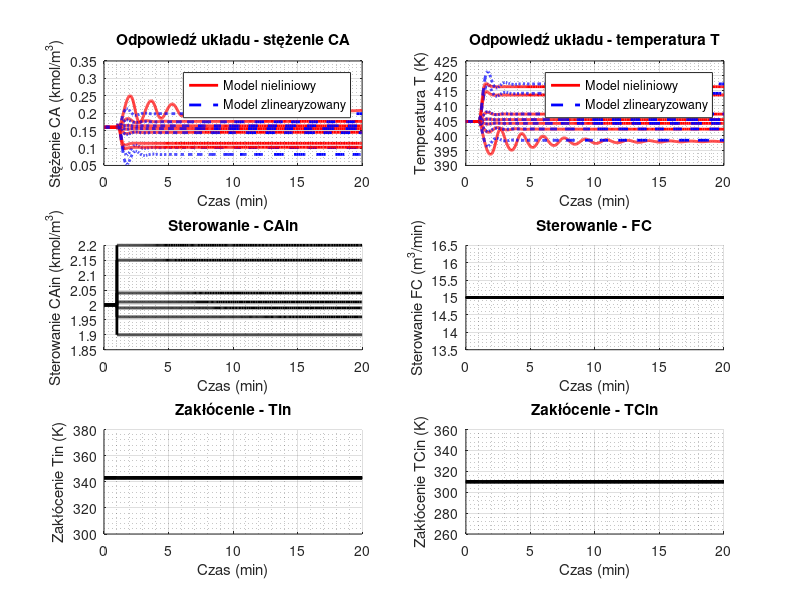
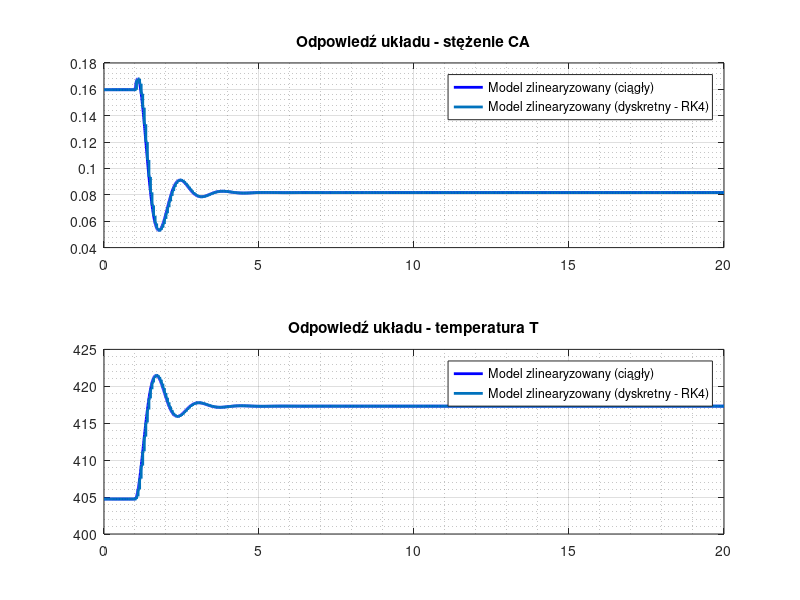
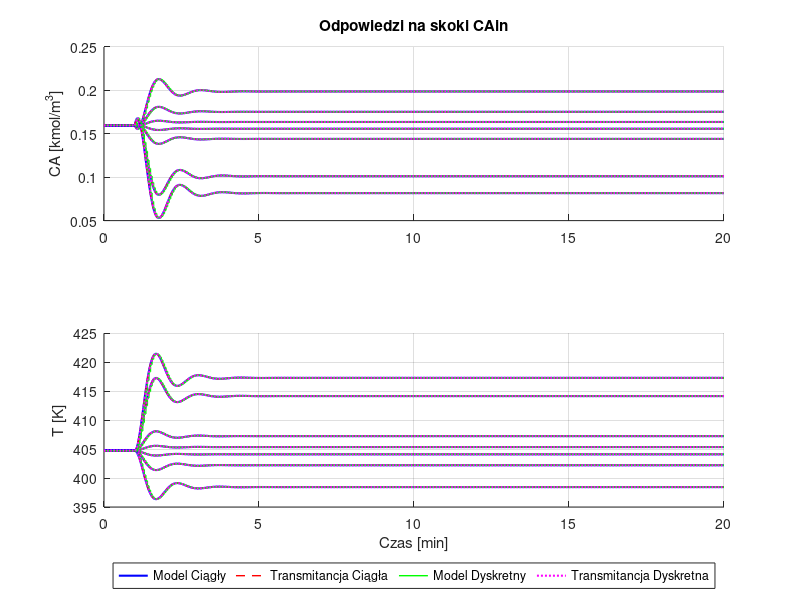
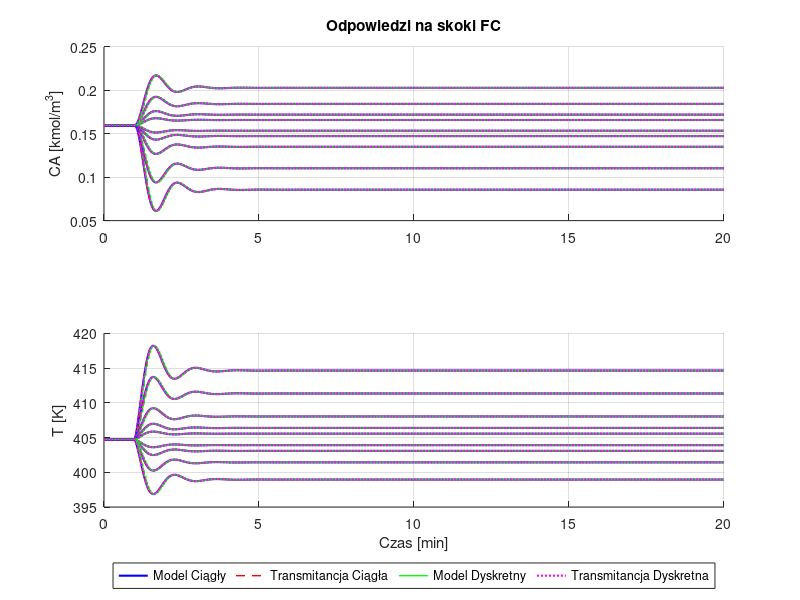

These charts were generated, in order, by the following MATLAB code:
%% objSim.m
% ================================================================================
% Definition of the nonlinear system, and linearization around the operating point.
clear; clc;
format short e;

% Parameters
ro = 1e6; % g/m^3
roc = 1e6; % g/m^3
cp = 1; % cal/(g*K)
cpc = 1; % cal/(g*K)
k0 = 1e10; % 1/min
E_R = 8330.1; % 1/K
h = 130e6; % cal/kmol
a = 0.516e6; % cal/(K*m^3)
b = 0.5; % -

% Constants
% Fin = F, so V is constant
V = 1; % m^3
Fin = 1; % m^3/min
F = 1; % m^3/min

% Controlled variables: CA, T
% Manipulated variables: CAin, FC
% Disturbance variables: Tin, TCin

% State equations
% dCA/dt = f1(CA, T, CAin, FC, Tin, TCin)
% dT/dt = f2(CA, T, CAin, FC, Tin, TCin)
f = @(CA, T, CAin, FC, Tin, TCin) [
    (1/V) * (Fin*CAin - F*CA - V * k0 * exp(-E_R/T) * CA);
    (1/(V*ro*cp)) * (Fin*ro*cp*Tin - F*ro*cp*T + V*h*k0*exp(-E_R/T)*CA - (a * FC^(b+1) / (FC + (a * FC^b) / (2 * roc * cpc))) * (T - TCin))
];

% Operating point
CA_p = 0.1597172015358418; % kmol/m^3  - computed in findOpPoint.m
T_p = 404.7356680993987; % K          - computed in findOpPoint.m
CAin_p = 2; % kmol/m^3
FC_p = 15; % m^3/min
Tin_p = 343; % K
TCin_p = 310; % K

% Check if the operating point is equilibrium point (f should be zero)
f_p = f(CA_p, T_p, CAin_p, FC_p, Tin_p, TCin_p);
fprintf("W punkcie równowagi pochodna powinna wynosić zero:\n");
disp(f_p);

% Linearization
% [dCA/dt; dT/dt] = A*[CA - CA_p; T - T_p] + B*[CAin - CAin_p; FC - FC_p] + E*[Tin - Tin_p; TCin - TCin_p]
% where A, B, E are Jacobian matrices of f with respect to state, control, and disturbance variables, evaluated at the operating point.

Df_CA_p     =   (f(CA_p + 1e-8, T_p, CAin_p, FC_p, Tin_p, TCin_p) - f(CA_p, T_p, CAin_p, FC_p, Tin_p, TCin_p)) / 1e-8;
Df_T_p      =   (f(CA_p, T_p + 1e-8, CAin_p, FC_p, Tin_p, TCin_p) - f(CA_p, T_p, CAin_p, FC_p, Tin_p, TCin_p)) / 1e-8;
Df_CAin_p   =   (f(CA_p, T_p, CAin_p + 1e-8, FC_p, Tin_p, TCin_p) - f(CA_p, T_p, CAin_p, FC_p, Tin_p, TCin_p)) / 1e-8;
Df_FC_p     =   (f(CA_p, T_p, CAin_p, FC_p + 1e-8, Tin_p, TCin_p) - f(CA_p, T_p, CAin_p, FC_p, Tin_p, TCin_p)) / 1e-8;
Df_Tin_p    =   (f(CA_p, T_p, CAin_p, FC_p, Tin_p + 1e-8, TCin_p) - f(CA_p, T_p, CAin_p, FC_p, Tin_p, TCin_p)) / 1e-8;
Df_TCin_p   =   (f(CA_p, T_p, CAin_p, FC_p, Tin_p, TCin_p + 1e-8) - f(CA_p, T_p, CAin_p, FC_p, Tin_p, TCin_p)) / 1e-8;

A = [Df_CA_p, Df_T_p];
B = [Df_CAin_p, Df_FC_p];
E = [Df_Tin_p, Df_TCin_p];

fprintf("Macierz A (pochodne względem stanu):\n");
disp(A);

fprintf("Macierz B (pochodne względem wielkości sterujących):\n");
disp(B);

fprintf("Macierz E (pochodne względem wielkości zakłócających):\n");
disp(E);

% ================================================================================
% Simulation of the nonlinear and linearized model using ode45 and comparison of the results.

Tend = 20; % min

stepsCain = [-0.1 -0.04 -0.01 0.01 0.04 0.15 0.2];
stepsFc = [-3 -2 -1 -0.5 -0.25 0.25 0.5 1 1.75];
stepsTin = [-8 -5 -2 2 5 10 20];
stepsTCin = [-5 -2 2 5 10 15];

figure;
hold on;

for i=1:length(stepsCain)

% Control inputs
CAin = @(t) CAin_p + stepsCain(i) * (t > 1); 
FC = @(t) FC_p +0 * (t > 1);

% Disturbances
Tin = @(t) Tin_p + 0 * (t > 3);
TCin = @(t) TCin_p + 0 * (t > 5);

% Nonlinear function for ode45, x = [CA; T]
f_nonlin_ode = @(t, x) [
    (1/V) * (Fin*CAin(t) - F*x(1) - V * k0 * exp(-E_R/x(2)) * x(1));
    (1/(V*ro*cp)) * (Fin*ro*cp*Tin(t) - F*ro*cp*x(2) + V*h*k0*exp(-E_R/x(2))*x(1) - (a * FC(t)^(b+1) / (FC(t) + (a * FC(t)^b) / (2 * roc * cpc))) * (x(2) - TCin(t)))
];

% Linearized model for ode45, x = [CA; T]
f_lin_ode = @(t, x) A*(x - [CA_p; T_p]) + B*[CAin(t) - CAin_p; FC(t) - FC_p] + E*[Tin(t) - Tin_p; TCin(t) - TCin_p];

% Simulation with ode45
[t_nl, x_nl] = ode45(f_nonlin_ode, [0 Tend], [CA_p; T_p], odeset('RelTol',1e-8,'AbsTol',1e-10));
[t_lin, x_lin] = ode45(f_lin_ode, [0 Tend], [CA_p; T_p], odeset('RelTol',1e-8,'AbsTol',1e-10));

subplot(3,2,1);
plot(t_nl, x_nl(:,1), 'r-', 'LineWidth', 2); hold on;
plot(t_lin, x_lin(:,1), 'b--', 'LineWidth', 2);
xlabel('Czas (min)'); ylabel('Stężenie CA (kmol/m^3)');
legend('Model nieliniowy', 'Model zlinearyzowany');
title('Odpowiedź układu - stężenie CA');
grid on; grid minor;

subplot(3,2,2);
plot(t_nl, x_nl(:,2), 'r-', 'LineWidth', 2); hold on;
plot(t_lin, x_lin(:,2), 'b--', 'LineWidth', 2);
xlabel('Czas (min)'); ylabel('Temperatura T (K)');
legend('Model nieliniowy', 'Model zlinearyzowany');
title('Odpowiedź układu - temperatura T');
grid on; grid minor;

subplot(3,2,3);
hold on;
plot(t_nl, CAin(t_nl), 'k-', 'LineWidth', 2);
xlabel('Czas (min)'); ylabel('Sterowanie CAin (kmol/m^3)');
title('Sterowanie - CAin');
grid on; grid minor;

subplot(3,2,4);
hold on;
plot(t_nl, FC(t_nl), 'k-', 'LineWidth', 2);
xlabel('Czas (min)'); ylabel('Sterowanie FC (m^3/min)');
title('Sterowanie - FC');
grid on; grid minor;

subplot(3,2,5);
hold on;
plot(t_nl, Tin(t_nl), 'k-', 'LineWidth', 2);
xlabel('Czas (min)'); ylabel('Zakłócenie Tin (K)');
title('Zakłócenie - Tin');
grid on; grid minor;

subplot(3,2,6);
hold on;
plot(t_nl, TCin(t_nl), 'k-', 'LineWidth', 2);
xlabel('Czas (min)'); ylabel('Zakłócenie TCin (K)');
title('Zakłócenie - TCin');
grid on; grid minor;

end


% ================================================================================
% Find discretization of linearized model with RK4

Ts = 0.05; % sampling time [min]

% x - state (and output) <- x = [CA; T]
% u - control input <- u = [CAin; FC]
% z - disturbance <- z = [Tin; TCin]

% dx/dt = A*(x-xp) + B*(u-up) + E*(z-zp)
% x(k+1) = Ad*(x(k)-xp) + Bd*(u(k)-up) + Ed*(z(k)-zp) + xp

% where Ad, Bd, Ed:
% Ad = eye(size(A)) + A*Ts + (A^2)*(Ts^2)/2 + (A^3)*(Ts^3)/6 + (A^4)*(Ts^4)/24;
% Bd = B*Ts + A*B*(Ts^2)/2 + A^2*B*(Ts^3)/6 + A^3*B*(Ts^4)/24;
% Ed = E*Ts + A*E*(Ts^2)/2 + A^2*E*(Ts^3)/6 + A^3*E*(Ts^4)/24;

% Fast way to compute the above:
A2 = A*A;
A3 = A2*A;
Tmp = Ts*eye(2) + A*(Ts^2)/2 + A2*(Ts^3)/6 + A3*(Ts^4)/24;
Ad = eye(2) + A*Tmp;
Bd = Tmp*B;
Ed = Tmp*E;

fprintf("Macierz Ad (RK4):\n");
disp(Ad);

fprintf("Macierz Bd (RK4):\n");
disp(Bd);

fprintf("Macierz Ed (RK4):\n");
disp(Ed);

discrete_step = @(x,k) Ad*(x - [CA_p; T_p]) + Bd*[CAin(k*Ts) - CAin_p; FC(k*Ts) - FC_p] + Ed*[Tin(k*Ts) - Tin_p; TCin(k*Ts) - TCin_p] + [CA_p; T_p];

time_steps = 0:Ts:Tend;
x_disc = zeros(2, length(time_steps));
x_disc(:,1) = [CA_p; T_p]; % initial condition (operating point)
for k = 1:length(time_steps)-1
    x_disc(:,k+1) = discrete_step(x_disc(:,k), k);
end

figure;

subplot(2,1,1);
plot(t_lin, x_lin(:,1), 'b-', 'LineWidth', 2); hold on;
stairs(time_steps, x_disc(1,:), 'LineWidth',2);
legend('Model zlinearyzowany (ciągły)', 'Model zlinearyzowany (dyskretny - RK4)');
title('Odpowiedź układu - stężenie CA');
grid on; grid minor;

subplot(2,1,2);
plot(t_lin, x_lin(:,2), 'b-', 'LineWidth', 2); hold on;
stairs(time_steps, x_disc(2,:), 'LineWidth',2);
legend('Model zlinearyzowany (ciągły)', 'Model zlinearyzowany (dyskretny - RK4)');
title('Odpowiedź układu - temperatura T');
grid on; grid minor;


% ================================================================================
% Transfer functions of the linearized model

G = tf(ss(A,B,eye(2),zeros(2,2))) % for control inputs
Gz = tf(ss(A,E,eye(2),zeros(2,2))) % for disturbance inputs

% ================================================================================
% Transfer functions of the discretized linear model

Gd = tf(ss(Ad,Bd,eye(2),zeros(2,2), Ts*60)) % for control inputs
Gdz = tf(ss(Ad,Ed,eye(2),zeros(2,2), Ts*60)) % for disturbance inputs
% Note: Ts (sampling time) is specified in minutes not seconds, so we multiply by 60 to convert to seconds.


t_sim = (0:0.01:Tend)';
t_disc = (0:Ts:Tend)';

sys_ss_c = ss(A, B, eye(2), zeros(2,2));
sys_ss_z_c = ss(A, E, eye(2), zeros(2,2));

sys_ss_d = ss(Ad, Bd, eye(2), zeros(2,2), Ts);
sys_ss_z_d = ss(Ad, Ed, eye(2), zeros(2,2), Ts);
Gd.Ts = Ts; 
Gdz.Ts = Ts;

input_names = {'CAin', 'FC', 'Tin', 'TCin'};
all_steps = {stepsCain, stepsFc, stepsTin, stepsTCin};

for k = 1:4
    figure('NumberTitle', 'off');
    current_steps = all_steps{k};
    
    for s = 1:length(current_steps)
        u_step = current_steps(s);
        u_c = zeros(length(t_sim), 2);    
        u_d = zeros(length(t_disc), 2);
        z_c = zeros(length(t_sim), 2);   
        z_d = zeros(length(t_disc), 2);

        if k <= 2
            u_c(t_sim >= 1, k) = u_step;
            u_d(t_disc >= 1, k) = u_step;
        else
            z_c(t_sim >= 1, k-2) = u_step;
            z_d(t_disc >= 1, k-2) = u_step;
        end

        y_ss_c = lsim(sys_ss_c, u_c, t_sim) + lsim(sys_ss_z_c, z_c, t_sim);
        y_tf_c = lsim(G, u_c, t_sim) + lsim(Gz, z_c, t_sim);
        y_ss_d = lsim(sys_ss_d, u_d, t_disc) + lsim(sys_ss_z_d, z_d, t_disc);
        y_tf_d = lsim(Gd, u_d, t_disc) + lsim(Gdz, z_d, t_disc);

        subplot(2,1,1); hold on;
        plot(t_sim, y_ss_c(:,1) + CA_p, 'b-', 'LineWidth', 1.5);
        plot(t_sim, y_tf_c(:,1) + CA_p, 'r--', 'LineWidth', 1);   
        stairs(t_disc, y_ss_d(:,1) + CA_p, 'g-', 'LineWidth', 1);  
        plot(t_disc, y_tf_d(:,1) + CA_p, 'm:', 'LineWidth', 1.5);  

        subplot(2,1,2); hold on;
        plot(t_sim, y_ss_c(:,2) + T_p, 'b-', 'LineWidth', 1.5);
        plot(t_sim, y_tf_c(:,2) + T_p, 'r--', 'LineWidth', 1);
        stairs(t_disc, y_ss_d(:,2) + T_p, 'g-', 'LineWidth', 1);
        plot(t_disc, y_tf_d(:,2) + T_p, 'm:', 'LineWidth', 1.5);
    end
    
    subplot(2,1,1); grid on; ylabel('CA [kmol/m^3]');
    title(['Odpowiedzi na skoki ', input_names{k}]);
    
    subplot(2,1,2); grid on; ylabel('T [K]'); xlabel('Czas [min]');
    legend('Model Ciągły', 'Transmitancja Ciągła', 'Model Dyskretny', 'Transmitancja Dyskretna', ...
               'Orientation', 'horizontal', 'Location', 'southoutside');
end
